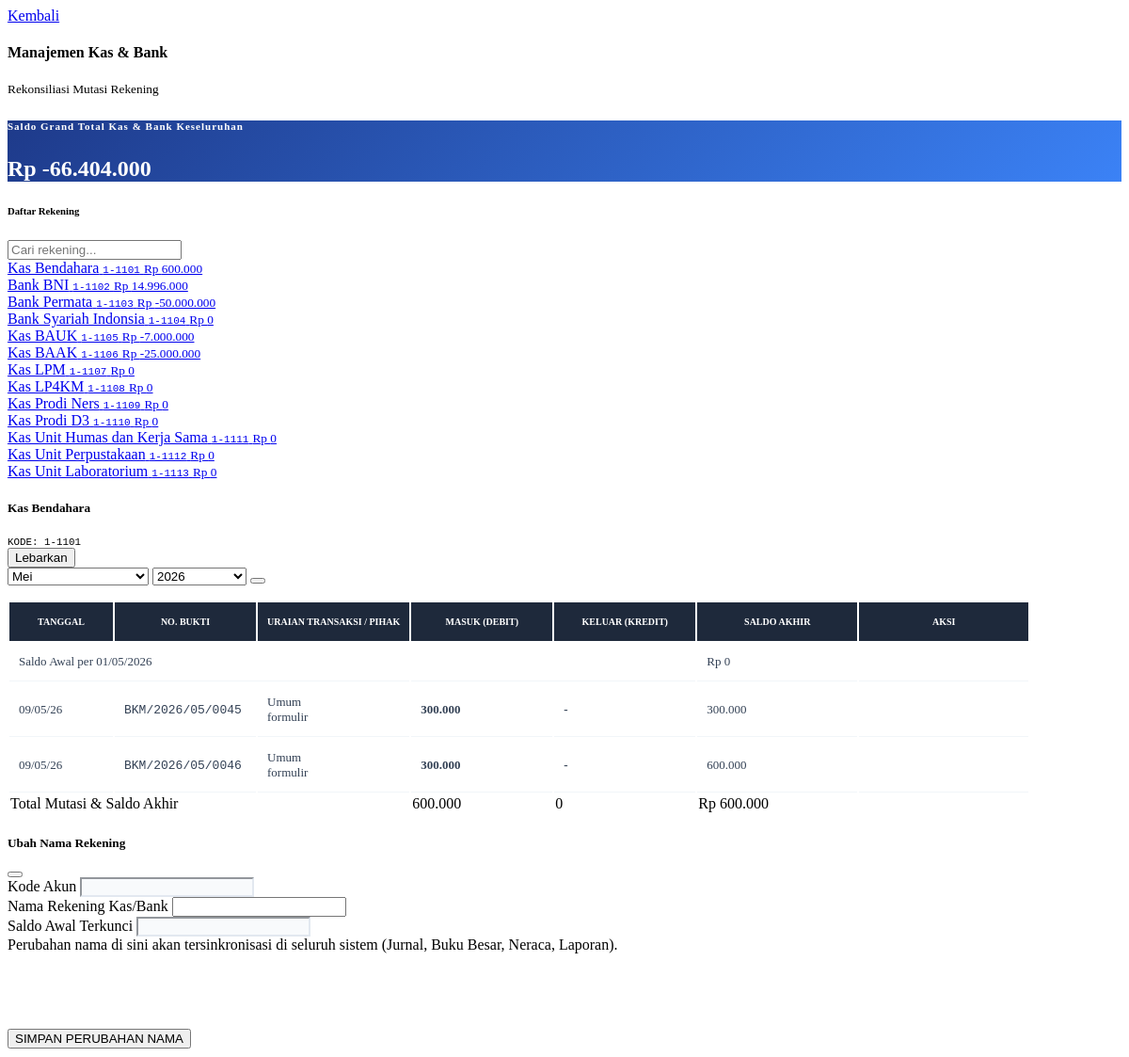
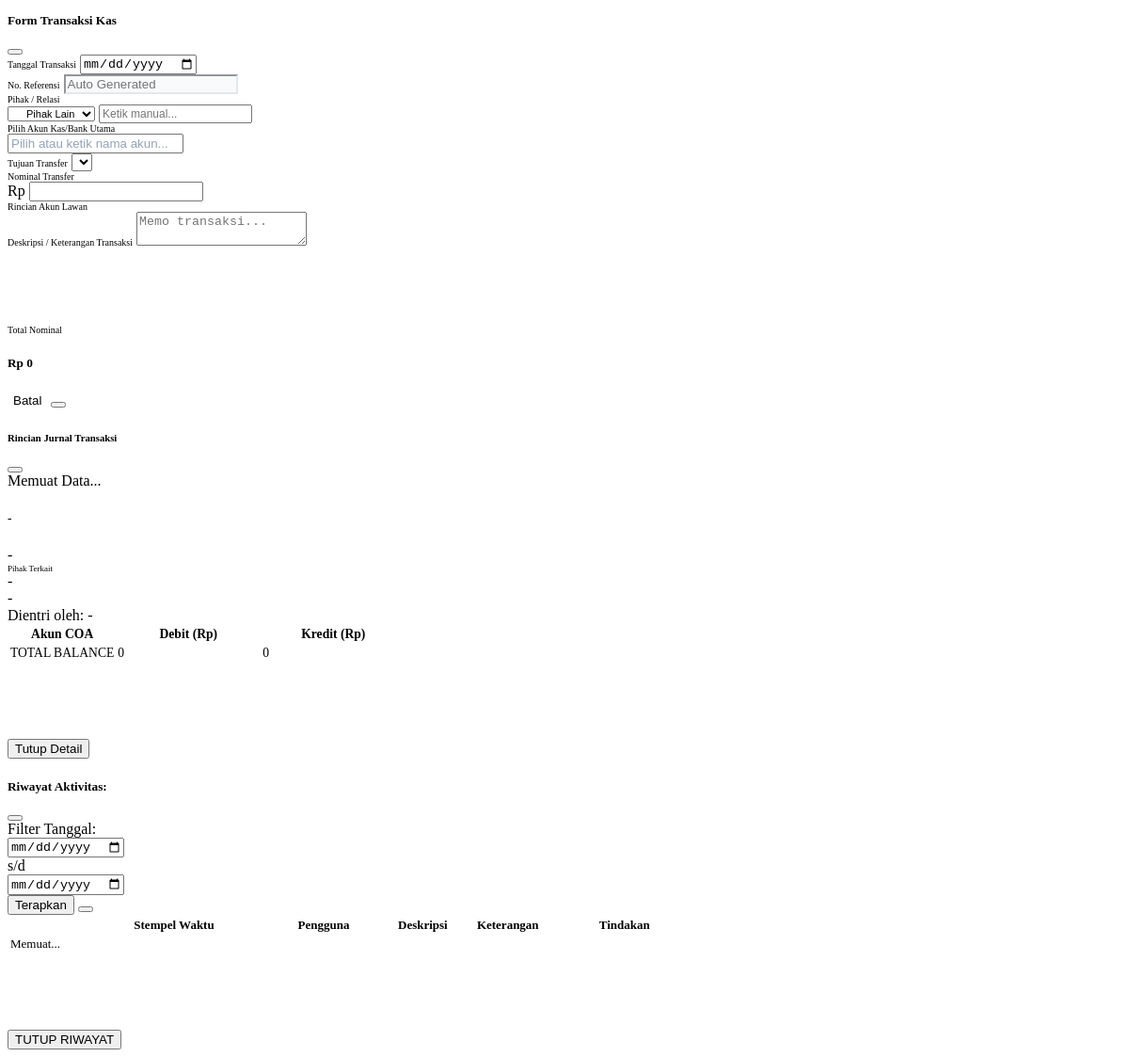
Screenshot of /transactions.php with the database file from the repository (2 pictures, top to bottom).
### tables this page shows
CREATE TABLE `syifa_akun` (
  `id` int(11) NOT NULL AUTO_INCREMENT,
  `uuid` char(36) DEFAULT NULL,
  `kode_akun` varchar(20) NOT NULL,
  `nama_akun` varchar(100) NOT NULL,
  `logo_bank` varchar(255) DEFAULT NULL,
  `parent_kode` varchar(20) DEFAULT NULL COMMENT 'Kode Induk',
  `level` int(11) NOT NULL DEFAULT 1 COMMENT '1=Root, 2=Sub, 3=Detail',
  `is_group` tinyint(1) NOT NULL DEFAULT 0 COMMENT '1=Grup, 0=Detail',
  `is_restricted` tinyint(1) DEFAULT 0,
  `aset_neto_type` enum('TANPA_PEMBATASAN','DENGAN_PEMBATASAN') DEFAULT NULL,
  `kategori` enum('Aset','Liabilitas','Aset Neto','Pendapatan','Beban') NOT NULL,
  `akun_tipe_laporan` enum('OPERASIONAL','NON_OPERASIONAL','NERACA','SYSTEM') DEFAULT 'OPERASIONAL',
  `sub_kategori` varchar(50) NOT NULL COMMENT 'Detail grouping untuk Neraca',
  `jenis_dana` enum('Tanpa Pembatasan','Dengan Pembatasan') NOT NULL DEFAULT 'Tanpa Pembatasan' COMMENT 'Atribut Wajib ISAK 35',
  `cashflow_type` enum('None','Operasional','Investasi','Pendanaan') DEFAULT 'None',
  `is_cash_account` tinyint(1) DEFAULT 0,
  `is_budget_account` tinyint(1) DEFAULT 0,
  `is_student_related` tinyint(1) DEFAULT 0,
  `is_salary_related` tinyint(1) DEFAULT 0,
  `is_asset_related` tinyint(1) DEFAULT 0,
  `saldo_normal` enum('D','K') NOT NULL COMMENT 'D=Debit, K=Kredit',
  `opening_balance` decimal(15,2) DEFAULT 0.00,
  `cash_flow_category` varchar(50) DEFAULT 'NONE',
  `is_active` tinyint(1) DEFAULT 1,
  `laporan_aktivitas` tinyint(1) DEFAULT 1,
  `normal_balance` enum('DEBIT','KREDIT') NOT NULL DEFAULT 'DEBIT',
  `report_group` enum('POSISI_KEUANGAN','AKTIVITAS','ASET_NETO_TANPA_RESTRIKSI','ASET_NETO_DENGAN_RESTRIKSI') DEFAULT NULL,
  `is_system_lock` tinyint(1) DEFAULT 0,
  `allow_posting` tinyint(1) DEFAULT 1,
  `cashflow_group` enum('OPERASI','INVESTASI','PENDANAAN') DEFAULT NULL,
  `flow_type` enum('inflow','outflow','both','adjustment') DEFAULT 'both',
  PRIMARY KEY (`id`),
  UNIQUE KEY `idx_unique_coa_kode` (`kode_akun`),
  UNIQUE KEY `idx_uuid` (`uuid`),
  KEY `idx_parent` (`parent_kode`),
  KEY `idx_cash_flow` (`cash_flow_category`)
);

CREATE TABLE `syifa_jurnal_detail` (
  `id` int(11) NOT NULL AUTO_INCREMENT,
  `jurnal_id` int(11) NOT NULL,
  `kode_akun` varchar(20) NOT NULL,
  `debit` double DEFAULT 0,
  `kredit` double DEFAULT 0,
  `mahasiswa_id` int(11) DEFAULT NULL,
  `pegawai_id` int(11) DEFAULT NULL,
  `aset_id` int(11) DEFAULT NULL,
  `tagihan_id_ref` int(11) DEFAULT NULL,
  `keterangan` text DEFAULT NULL,
  PRIMARY KEY (`id`),
  KEY `jurnal_id` (`jurnal_id`),
  KEY `idx_jurnal_id` (`jurnal_id`),
  KEY `idx_kode_akun` (`kode_akun`),
  KEY `idx_jurnal_kode_akun` (`kode_akun`),
  KEY `idx_mhs` (`mahasiswa_id`),
  KEY `idx_jurnal_mhs` (`mahasiswa_id`),
  KEY `idx_sync_tagihan` (`tagihan_id_ref`),
  KEY `idx_sync_reversal` (`tagihan_id_ref`),
  KEY `idx_tagihan_ref` (`tagihan_id_ref`),
  KEY `idx_coa_lookup` (`kode_akun`),
  KEY `idx_detail_jurnal` (`jurnal_id`),
  KEY `idx_detail_akun` (`kode_akun`),
  KEY `idx_jurnal_detail_akun` (`kode_akun`),
  KEY `idx_jurnal_detail_jurnal` (`jurnal_id`),
  CONSTRAINT `fk_jurnal_coa` FOREIGN KEY (`kode_akun`) REFERENCES `syifa_akun` (`kode_akun`) ON UPDATE CASCADE,
  CONSTRAINT `fk_jurnal_valid` FOREIGN KEY (`jurnal_id`) REFERENCES `syifa_jurnal` (`id`) ON DELETE CASCADE
);

CREATE TABLE `syifa_jurnal` (
  `id` int(11) NOT NULL AUTO_INCREMENT,
  `no_jurnal` varchar(50) NOT NULL,
  `tgl_jurnal` date NOT NULL,
  `keterangan` text DEFAULT NULL,
  `diterima_dari` varchar(100) DEFAULT NULL,
  `total_debet` double DEFAULT 0,
  `total_kredit` double DEFAULT 0,
  `jenis_jurnal` enum('umum','penyesuaian','otomatis') DEFAULT 'umum',
  `created_by` int(11) DEFAULT NULL,
  `is_deleted` tinyint(1) DEFAULT 0,
  `jenis_transaksi` varchar(30) DEFAULT 'operasional',
  `created_at` timestamp NOT NULL DEFAULT current_timestamp(),
  `dibayar_oleh_tipe` enum('mahasiswa','pegawai','umum') DEFAULT 'umum',
  `dibayar_oleh_id` int(11) DEFAULT NULL,
  `dibayar_oleh_nama` varchar(255) DEFAULT NULL,
  `pihak_tipe` enum('mahasiswa','pegawai','umum') DEFAULT 'umum',
  `pihak_id` int(11) DEFAULT NULL,
  `pihak_nama` varchar(255) DEFAULT NULL,
  `akun_utama_kode` varchar(20) DEFAULT NULL,
  `akun_tujuan_kode` varchar(20) DEFAULT NULL,
  `source` enum('AUTO','MANUAL') DEFAULT 'MANUAL',
  `source_ref` bigint(20) DEFAULT NULL,
  `source_module` varchar(30) DEFAULT NULL,
  `trx_fingerprint` varchar(64) DEFAULT NULL,
  `trx_source_hash` varchar(64) DEFAULT NULL,
  `is_locked` tinyint(1) DEFAULT 0,
  `posted_at` datetime DEFAULT NULL,
  `module_source` varchar(50) DEFAULT NULL,
  `source_id` int(11) DEFAULT NULL,
  `is_migration` tinyint(1) DEFAULT 0,
  PRIMARY KEY (`id`),
  UNIQUE KEY `no_jurnal` (`no_jurnal`),
  KEY `idx_no_jurnal` (`no_jurnal`),
  KEY `idx_jurnal_ref` (`no_jurnal`),
  KEY `idx_jurnal_tgl` (`tgl_jurnal`),
  KEY `idx_jenis_jurnal` (`jenis_jurnal`),
  KEY `idx_jurnal_pihak` (`pihak_id`,`pihak_tipe`),
  KEY `idx_jurnal_pihak_tipe` (`pihak_tipe`,`pihak_id`),
  KEY `idx_tgl_jurnal` (`tgl_jurnal`),
  KEY `idx_jurnal_source_ref` (`source`,`source_ref`),
  KEY `idx_trx_fingerprint` (`trx_fingerprint`),
  KEY `idx_tgl` (`tgl_jurnal`),
  KEY `idx_is_deleted` (`is_deleted`),
  KEY `idx_jenis_transaksi` (`jenis_transaksi`),
  KEY `idx_jurnal_date` (`tgl_jurnal`),
  KEY `idx_jurnal_tanggal` (`tgl_jurnal`,`is_deleted`)
);

### transactions.php (the view, shortened to what the rows shown need)
<?php
$view = $_GET['view'] ?? 'rekap';
$kode = $_GET['kode'] ?? '';
$tahun = $_GET['tahun'] ?? date('Y');
$bulan = $_GET['bulan'] ?? date('m');
$sql_kas_bank = "SELECT a.*,
                 COALESCE((SELECT SUM(debit - kredit) FROM syifa_jurnal_detail jd JOIN syifa_jurnal j ON jd.jurnal_id = j.id WHERE jd.kode_akun = a.kode_akun AND j.is_deleted = 0), 0) as mutasi_netto
                 FROM syifa_akun a
                 WHERE (a.kategori IN ('Kas', 'Bank') OR a.kode_akun LIKE '1-11%' OR (a.is_cash_account=1 AND a.kategori NOT IN ('Beban', 'Pendapatan')))
                 AND a.is_group=0
                 AND a.is_active=1
                 AND a.kode_akun NOT REGEXP '^[456789]'
                 ORDER BY a.kode_akun ASC";
$kas_bank_list = $conn->query($sql_kas_bank)->fetch_all(MYSQLI_ASSOC);
$grand_total_kas = 0;
foreach($kas_bank_list as &$kb) {
    $mutasi = (double)$kb['mutasi_netto'];
    $ob = (double)$kb['opening_balance'];
    $saldo_sekarang = ($kb['saldo_normal'] == 'K') ? ($ob - $mutasi) : ($ob + $mutasi);
    $grand_total_kas += $saldo_sekarang;
}
if ($view == 'rekap') {
    if(empty($kode) && !empty($kas_bank_list)) { $kode = $kas_bank_list[0]['kode_akun']; }
    $akun_aktif = null;
    foreach($kas_bank_list as $k) { if($k['kode_akun'] == $kode) { $akun_aktif = $k; break; } }
    $start_date = empty($bulan) ? "$tahun-01-01 00:00:00" : "$tahun-" . sprintf("%02d", $bulan) . "-01 00:00:00";
    $end_date   = empty($bulan) ? "$tahun-12-31 23:59:59" : date('Y-m-t 23:59:59', strtotime($start_date));
    $q_awal = $conn->query("SELECT SUM(debit - kredit) as net FROM syifa_jurnal_detail jd JOIN syifa_jurnal j ON jd.jurnal_id = j.id WHERE jd.kode_akun = '$kode' AND j.tgl_jurnal < '$start_date' AND j.is_deleted=0")->fetch_assoc();
    $saldo_awal = (double)($akun_aktif['opening_balance'] ?? 0) + (double)($q_awal['net'] ?? 0);
    $sql_mutasi = "
        SELECT j.id, j.tgl_jurnal, j.no_jurnal, j.keterangan, j.pihak_nama,
               j.akun_utama_kode, j.akun_tujuan_kode,
               a1.nama_akun as nama_utama, a2.nama_akun as nama_tujuan,
               jd.debit, jd.kredit, jd.keterangan as ket_detail
        FROM syifa_jurnal_detail jd
        JOIN syifa_jurnal j ON jd.jurnal_id = j.id
        LEFT JOIN syifa_akun a1 ON j.akun_utama_kode = a1.kode_akun
        LEFT JOIN syifa_akun a2 ON j.akun_tujuan_kode = a2.kode_akun
        WHERE jd.kode_akun = '$kode'
        AND j.tgl_jurnal BETWEEN '$start_date' AND '$end_date'
        AND j.is_deleted=0
        ORDER BY j.tgl_jurnal ASC, j.id ASC
    ";
    $mutasi = $conn->query($sql_mutasi);
}
?>
<div class="container-fluid py-4 animate__animated animate__fadeIn text-dark">
    <div class="card border-0 shadow-sm rounded-4 mb-4 overflow-hidden" style="background: linear-gradient(135deg, #1e3a8a 0%, #3b82f6 100%); color: white;">
        <div class="card-body p-4 d-flex justify-content-between align-items-center">
            <div>
                <h2 class="fw-bold mb-0">Rp <?= number_format($grand_total_kas, 0, ',', '.') ?></h2>
            </div>
        </div>
    </div>
    <div class="row g-4 mb-4">
        <div class="col-md-3" id="sidebarKas">
            <div class="card border-0 shadow-sm rounded-4 bg-white h-100 overflow-hidden">
                <div class="list-group list-group-flush" style="max-height: 500px; overflow-y: auto;">
                    <?php foreach($kas_bank_list as $k): ?>
                        <a href="?page=akun_kas&view=rekap&kode=<?= $k['kode_akun'] ?>&bulan=<?= $bulan ?>&tahun=<?= $tahun ?>" class="list-group-item list-group-item-action py-3 px-3 border-bottom kas-item <?= $kode==$k['kode_akun']?'bg-primary text-white fw-bold shadow-sm':'text-dark fw-bold' ?>" style="transition: 0.2s;">
                            <div class="d-flex justify-content-between align-items-start">
                                <div>
                                    <span class="kas-nama"><?= $k['nama_akun'] ?></span>
                                    <small class="kas-kode <?= $kode==$k['kode_akun']?'text-white opacity-75':'text-muted' ?> d-block mt-1 ps-4" style="font-family: monospace; font-size: 11px;"><?= $k['kode_akun'] ?></small>
                                    <small class="<?= $kode==$k['kode_akun']?'text-white':'text-success' ?> d-block mt-1 ps-4 fw-bold">Rp <?= number_format($k['current_balance'], 0, ',', '.') ?></small>
                                </div>
                            </div>
                        </a>
                    <?php endforeach; ?>
                </div>
            </div>
        </div>
        <div class="col-md-9" id="mainContentKas">
            <div class="card border-0 shadow-sm rounded-4 bg-white h-100 overflow-hidden">
                <div class="p-4 border-bottom d-flex justify-content-between align-items-center bg-light">
                    <div>
                        <h5 class="fw-bold text-primary mb-1 d-flex align-items-center">
                            <?= $akun_aktif['nama_akun'] ?? 'Pilih Akun' ?>
                        </h5>
                        <small class="text-muted fw-bold" style="font-family: monospace;">KODE: <?= $akun_aktif['kode_akun'] ?? '-' ?></small>
                    </div>
                </div>
                <div class="table-responsive" id="trxTableContainer">
                    <table class="table table-hover align-middle mb-0 table-mutasi text-center">
                        <thead><tr><th width="90">Tanggal</th><th width="130">No. Bukti</th><th class="text-start ps-3">Uraian Transaksi / Pihak</th><th class="text-end" width="130">Masuk (Debit)</th><th class="text-end" width="130">Keluar (Kredit)</th><th class="text-end pe-4" width="150">Saldo Akhir</th><th width="160" class="text-center pe-3">Aksi</th></tr></thead>
                        <tbody>
                            <?php
                            $run_bal = $saldo_awal; $t_in = 0; $t_out = 0;
                            if($mutasi && $mutasi->num_rows > 0): while($r = $mutasi->fetch_assoc()):
                                $run_bal += ($r['debit'] - $r['kredit']);
                                $uraian_final = htmlspecialchars($r['keterangan']);
                                $pihak_final = htmlspecialchars($r['pihak_nama']) ?: 'Umum';
                            ?>
                            <tr><td class="text-muted text-center"><?= date('d/m/y', strtotime($r['tgl_jurnal'])) ?></td>
                                <td class="fw-bold text-center"><code><?= $r['no_jurnal'] ?></code></td>
                                <td class="text-start ps-3"><div class="fw-bold text-dark"><?= $pihak_final ?></div><div class="small text-muted text-truncate" style="max-width: 250px;" title="<?= $uraian_final ?>"><?= $uraian_final ?></div></td>
                                <td class="text-end trx-in"><?= $r['debit']>0 ? number_format($r['debit'], 0, ',', '.') : '-' ?></td>
                                <td class="text-end trx-out"><?= $r['kredit']>0 ? number_format($r['kredit'], 0, ',', '.') : '-' ?></td>
                                <td class="text-end pe-4 fw-bold text-dark"><?= number_format($run_bal, 0, ',', '.') ?></td>
                                <td class="text-center pe-3">
                                    <div class="btn-group btn-group-sm rounded-pill border bg-white shadow-sm overflow-hidden">
                                        <button class="btn btn-white text-info border-end" onclick="openJournalModal(<?= $r['id'] ?>)" title="Lihat Detail Jurnal"><i class="fas fa-eye"></i></button>
                                    </div>
                                </td>
                            </tr>
                            <?php endwhile; else: echo "<tr><td colspan='7' class='py-5 text-center text-muted italic'>Tidak ada mutasi kas pada periode ini.</td></tr>"; endif; ?>
                        </tbody>
                    </table>
                </div>
            </div>
        </div>
    </div>
</div>
<?php include 'cash_modals_shared.php'; ?>

### rows the page displays
syifa_akun: nama_akun "Kas Bendahara", kode_akun "1-1101", current_balance "600.000"
syifa_akun: nama_akun "Bank BNI", kode_akun "1-1102", current_balance "14.996.000"
syifa_akun: nama_akun "Bank Permata", kode_akun "1-1103", current_balance "-50.000.000"
syifa_akun: nama_akun "Bank Syariah Indonsia", kode_akun "1-1104", current_balance "0"
syifa_akun: nama_akun "Kas BAUK", kode_akun "1-1105", current_balance "-7.000.000"
syifa_akun: nama_akun "Kas BAAK", kode_akun "1-1106", current_balance "-25.000.000"
syifa_akun: nama_akun "Kas LPM", kode_akun "1-1107", current_balance "0"
syifa_akun: nama_akun "Kas LP4KM", kode_akun "1-1108", current_balance "0"
syifa_akun: nama_akun "Kas Prodi Ners", kode_akun "1-1109", current_balance "0"
syifa_akun: nama_akun "Kas Prodi D3", kode_akun "1-1110", current_balance "0"
syifa_akun: nama_akun "Kas Unit Humas dan Kerja Sama", kode_akun "1-1111", current_balance "0"
syifa_akun: nama_akun "Kas Unit Perpustakaan", kode_akun "1-1112", current_balance "0"
syifa_akun: nama_akun "Kas Unit Laboratorium", kode_akun "1-1113", current_balance "0"
syifa_jurnal_detail: jurnal.tgl_jurnal "09/05/26", jurnal.no_jurnal "BKM/2026/05/0045", jurnal.pihak_nama "Umum", jurnal.keterangan "formulir", debit "300.000", run_bal "300.000"
syifa_jurnal_detail: jurnal.tgl_jurnal "09/05/26", jurnal.no_jurnal "BKM/2026/05/0046", jurnal.pihak_nama "Umum", jurnal.keterangan "formulir", debit "300.000", run_bal "600.000"

### other values shown
$grand_total_kas "-66.404.000"
date('d/m/Y', strtotime($start_date)) "01/05/2026"
formatRp($saldo_awal) "Rp 0"
$t_in "600.000"
$t_out "0"
$run_bal "600.000"
form field bulan "Mei"
form field tahun "2026"
